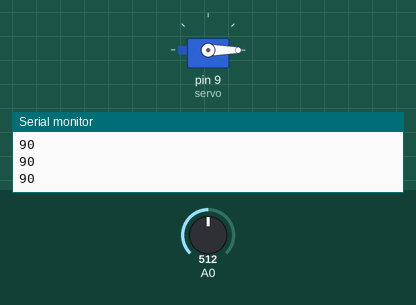
Recording of a sketch running on a simulated Arduino Uno, built with avr-gcc and run on an emulated ATmega328P. On the bench: servo, the last lines printed to the serial monitor. The inputs (shaded band) are chosen by the test bench; at power-on: A0 = 512.

Above: at 0.1 s.
At 10.2 s:
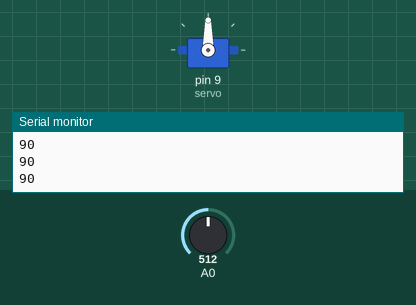
Timing chart, 0 to 11.7 s (numbered marks = the images above):
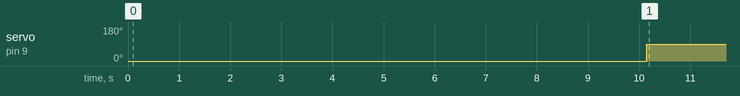

The sketch:

record_servo.ino
```cpp
#include <Servo.h>

Servo servo;
int a[500];
int i,x;
void setup()
{
  Serial.begin(9600);
  Serial.println("RECORDING Mode");
  servo.attach(9);
  servo.write(0);
  Serial.println("RECORDING Mode");
  for(i=0;i<500;i++)
  {
    x=analogRead(A0);
    x=map(x,0,1023,0,180);
    a[i]=x;
    Serial.println(x);
    delay(20);
    //servo.write(x);
  }
  Serial.println("DONE RECORDING");
  i=0;
}

void loop()
{
  /*i=analogRead(A0);
  i=map(i,0,1023,0,180);
  servo.write(i);
  delay(20);
  Serial.println(i);
*/
 while(i<500)
  {
    x=a[i++];
    servo.write(x);
    //Serial.print("DONE for ");
    Serial.println(x);
    delay(10);
  }
  //delay(2000);
}
```

Measured:
- by itself, servo on pin 9 (servo): 0° → 90° at 10.1 s
